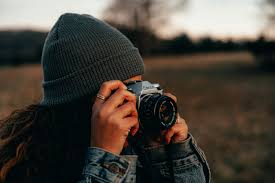
#> input picture DAY 2/images4.jpg, 275 x 183 px
$ python gray.py
#> lines starting #> are read from the running program, lines starting #| are printed output that depends on the picture; after the words box and inside, x2 and y2 are one past the last pixel; in counts of white or black regions, pixels touching at a corner belong together
import cv2
import matplotlib.pyplot as plt
img=cv2.imread("images4.jpg")
#> img is the input picture: shape (183, 275, 3); mean B, G, R 58.9, 66.6, 72.7

gray = cv2.cvtColor(img,cv2.COLOR_BGR2GRAY)
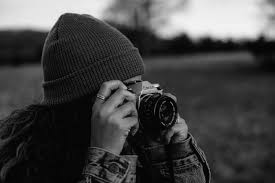
#> gray: shape (183, 275); min 0, max 245, mean 67.6
threshold,thresh = cv2.threshold(gray,0,100,cv2.THRESH_BINARY+cv2.THRESH_OTSU)
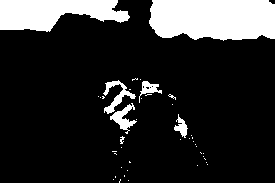
#> thresh: shape (183, 275); values 0 (black) and 100 (white), 17% white; 43 white regions (36 under 20 px), largest, box (x1, y1, x2, y2) and area: (149, 0, 275, 41) 4646, (0, 0, 130, 32) 2821, (103, 80, 136, 114) 350
#> threshold = 120
hist = cv2.calcHist(gray,[0],None,[256],[0,256])
#> hist = 256 values, max 33 at index 228, min 0 at index 0, mean 1.07

#plt.imshow(cv2.cvtColor(thresh,cv2.COLOR_BGR2RGB))
plt.plot(hist)
plt.show()
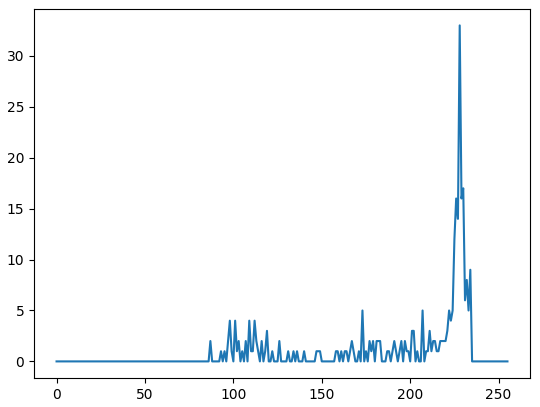
#> figure drawn by matplotlib, 1 panel; curve peaks at x = 228, y = 33
edges = cv2.Canny(gray,2,50)
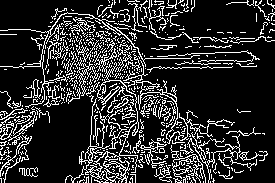
#> edges: shape (183, 275); 18% white in thin lines or dots
